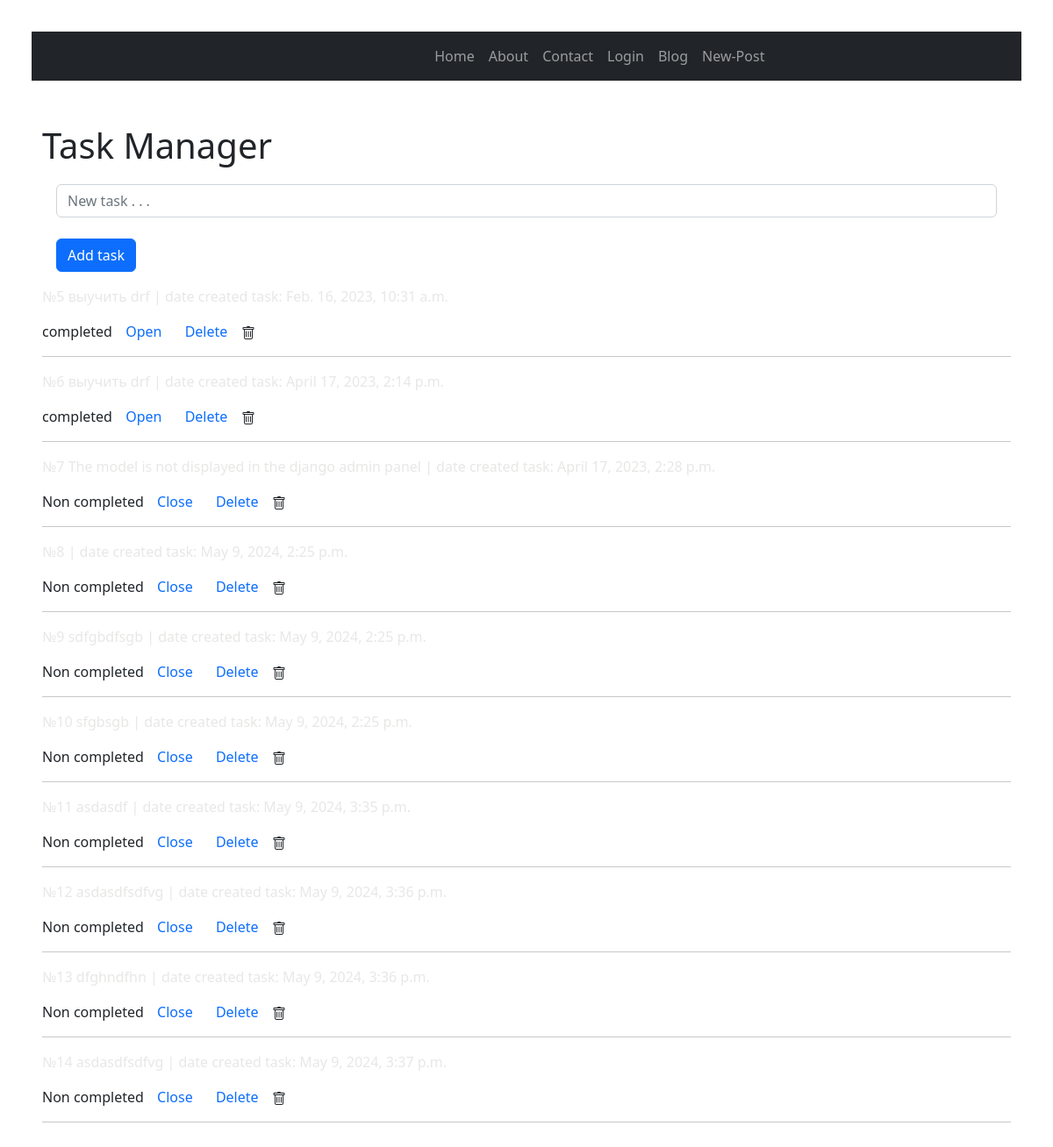
Before: / with the older database file.
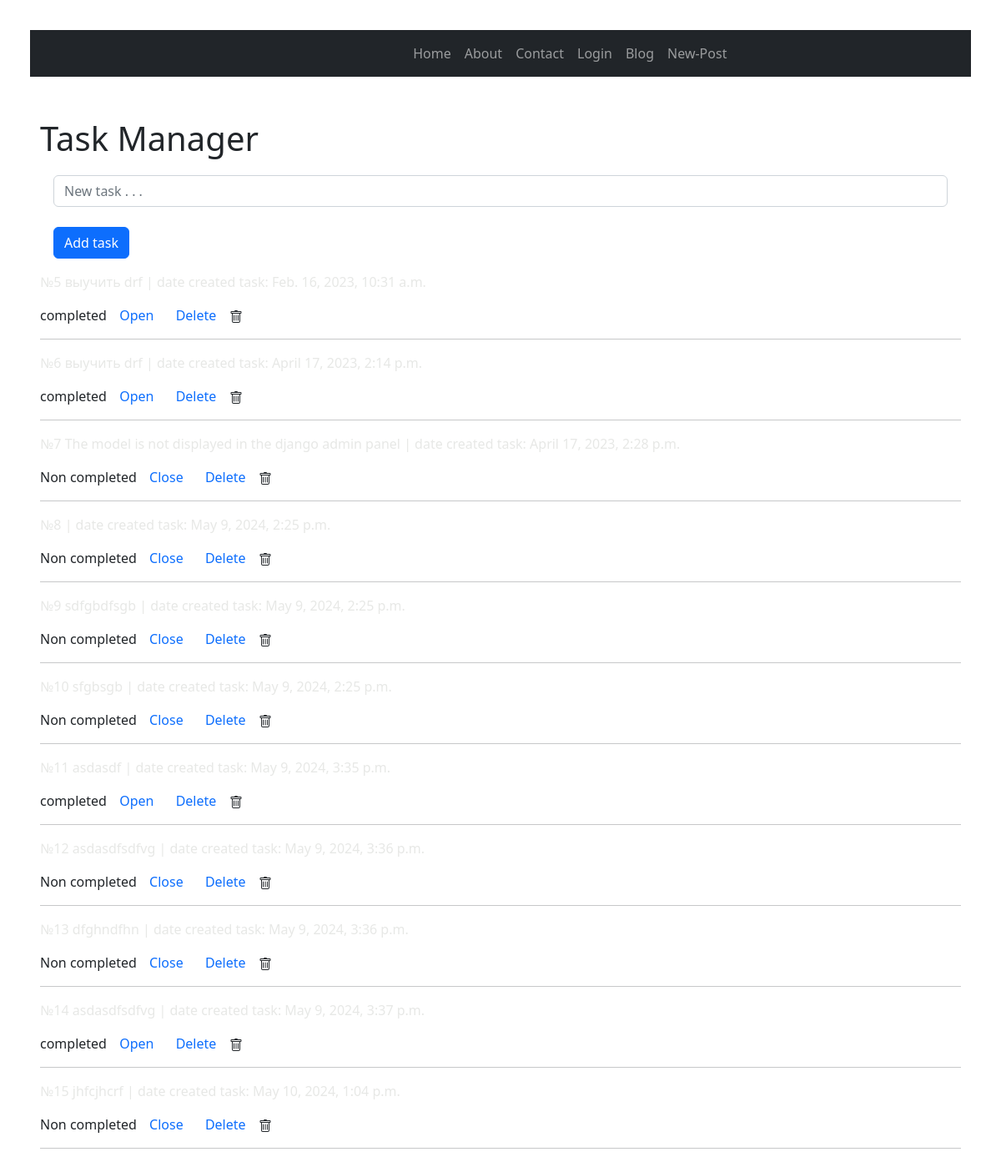
After: the same page with the newer database file.
### main/models.py (models this page shows, shortened)
class ToDo(models.Model):
    title = models.CharField('Name to do', max_length=500)
    is_complete = models.BooleanField('Complete', default=False)
    date_created = models.DateTimeField('Date created', default=timezone.now())

### main/views.py (the view)
# urls.py: path('', views.index),
def index(request: HttpRequest = sample_request) -> HttpResponse:
    todos: QuerySet = ToDo.objects.all()
    context: TodoView = {'todo_list': todos,
                         'title': 'Главная страница'}
    return render(request, 'main/index.html',
                  context=context)

### templates/main/index.html (shortened to what this page needs)
{% extends "base.html" %}
{% load static %}
{% block content %}
<div>
<div style="margin-top: 50px;" class="ui container ">
    <h1 class="ui center aligned header">Task Manager</h1>
    <form style="margin-top: 20px;" class="form-inline" action="{% url 'add' %}" method="post">
        <div class="form-group mx-sm-3 mb-2">
            <input class="form-control" type="text" name="title" placeholder="New task . . ."><br>
            <button class="btn btn-primary mb-2" type="submit">Add task</button>
        </div>
    </form>
{% for todo in todo_list %}
<div class="ui segment">
    <p class="ui big header">№{{ todo.id }} {{ todo.title }} | date created task: {{ todo.date_created }}</p>
    {% if todo.is_complete == False %}
        <span class="ui gray label">Non completed</span>
        <a class="ui primary basic button" href="{% url 'update' todo_id=todo.id %}">Close</a>
    {% else %}
        <span class="ui green label">completed</span>
        <a class="ui blue button" href="{% url 'update' todo_id=todo.id %}">Open</a>
    {% endif %}
    <a class="ui negative basic button" href="{% url 'delete' todo_id=todo.id %}">Delete</a>
    <hr/>
</div>
{% endfor %}
</div>
</div>
{% endblock content %}

Changed rows visible on the page:
changed ToDo "asdasdf": is_complete "Non completed Close" → "completed Open"
changed ToDo "May 9, 2024, 3:37 p.m.": is_complete "Non completed Close" → "completed Open"
added ToDo: id "15", title "jhfcjhcrf", date_created "May 10, 2024, 1:04 p.m.", is_complete "Non completed"
